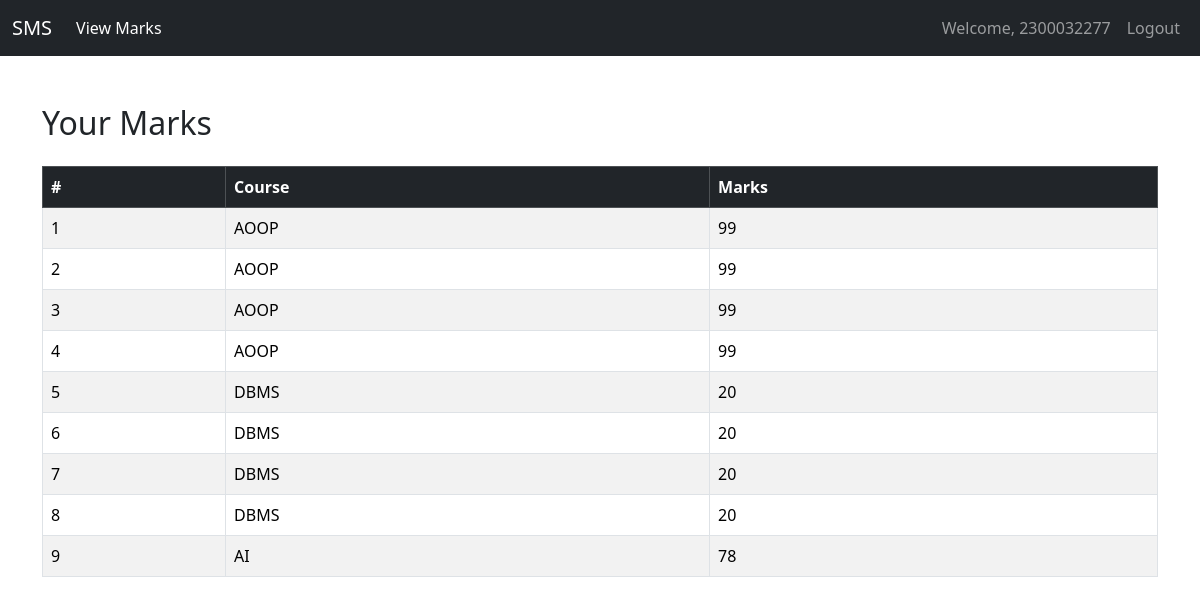
The page /studentapp/view_marks/ (signed in) on the database its author committed.
### facultyapp/models.py (models this page shows, shortened)
class Marks(models.Model):
    COURSE_CHOICES = [
        ('AOOP', 'Advance Object-Oriented Programming'),
        ('PFSD', 'Python Full Stack Development'),
        ('DBMS', 'Database Management Systems'),
        ('DSA', 'Data Structures and Algorithms'),
        ('AI', 'Artificial Intelligence'),
    ]
    student = models.ForeignKey(StudentList, on_delete=models.CASCADE)
    course = models.CharField(max_length=50, choices=COURSE_CHOICES)
    marks = models.IntegerField()
    class Meta:
        unique_together = ('student', 'course')

### studentapp/views.py (the view)
# urls.py: path('view_marks/', views.view_marks, name='view_marks'),
def view_marks(request):
    user = request.user
    try:
        student_user = User.objects.get(username=user.username)
        student = StudentList.objects.get(Register_Number=student_user)
        marks = Marks.objects.filter(student=student)  # Use filter instead of get
        return render(request, "studentapp/view_marks.html", {'marks': marks})
    except (StudentList.DoesNotExist, User.DoesNotExist):
        return render(request, "studentapp/view_marks.html", {'error': 'Student not found.'})
    except Marks.DoesNotExist:
        return render(request, "studentapp/view_marks.html", {'error': 'Marks not found.'})

### templates/studentapp/view_marks.html (shortened to what this page needs)
{% extends 'Navbar/StudentNavbar.html' %}
{% load static %}
{% block body %}
<div class="container mt-5">
    {% if marks %}
        <h2 class="mb-4">Your Marks</h2>
        <div class="table-responsive">
            <table class="table table-bordered table-striped">
                <thead class="table-dark">
                    <tr>
                        <th>#</th>
                        <th>Course</th>
                        <th>Marks</th>
                    </tr>
                </thead>
                <tbody>
                    {% for mark in marks %}
                    <tr>
                        <td>{{ forloop.counter }}</td>
                        <td>{{ mark.course }}</td>
                        <td>{{ mark.marks }}</td>
                    </tr>
                    {% endfor %}
                </tbody>
            </table>
        </div>
    {% else %}
        <h2 class="text-danger">No marks available</h2>
    {% endif %}
</div>
{% endblock %}

### templates/Navbar/StudentNavbar.html (shortened to what this page needs)
<!DOCTYPE html>
<html lang="en">
<head>
    <link href="https://cdn.jsdelivr.net/npm/bootstrap@5.3.3/dist/css/bootstrap.min.css" rel="stylesheet">
</head>
<body>
<nav class="navbar navbar-expand-lg navbar-dark bg-dark">
    <div class="container-fluid">
        <a class="navbar-brand" href="{% url 'projecthomepage' %}">SMS</a>
        <div class="collapse navbar-collapse" id="navbarSupportedContent">
            <ul class="navbar-nav me-auto mb-2 mb-lg-0">
                <li class="nav-item">
                    <a class="nav-link active" aria-current="page" href="{% url 'studentapp:view_marks' %}">View Marks</a>
                </li>
            </ul>
            <ul class="navbar-nav ms-auto">
                {% if user.is_authenticated %}
                    <li class="nav-item">
                        <span class="nav-link">Welcome, {{ user.username }}</span>
                    </li>
                    <li class="nav-item">
                        <a class="nav-link" href="{% url 'logout' %}">Logout</a>
                    </li>
                {% endif %}
            </ul>
        </div>
    </div>
</nav>
{% block body %}{% endblock %}
</body>
</html>

### rows shown on the page
Marks: course "AOOP", marks "99"
Marks: course "AOOP", marks "99"
Marks: course "AOOP", marks "99"
Marks: course "AOOP", marks "99"
Marks: course "DBMS", marks "20"
Marks: course "DBMS", marks "20"
Marks: course "DBMS", marks "20"
Marks: course "DBMS", marks "20"
Marks: course "AI", marks "78"

### other values the page prints
{{ user.username }} "2300032277"
